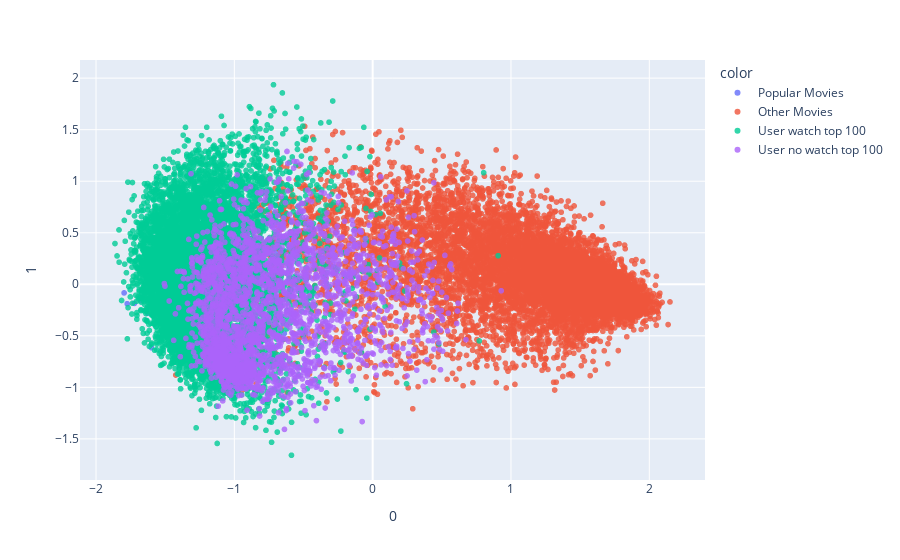

Source (notebook cell):
### Code cell
fig = px.scatter(components, x=0, y=1, color=data_df['label'])
fig.update_traces(
    opacity=0.8
)
fig.show()

### Figure 1 — Plotly figure (JSON) as saved in the notebook; plotly's stock layout.template omitted (floating-point values rounded to 4 significant figures; data arrays with more than 128 entries replaced by an {"elided": "..."} marker saying what was removed)
{"data": [{"hovertemplate": "color=Popular Movies<br>0=%{x}<br>1=%{y}<extra></extra>", "legendgroup": "Popular Movies", "marker": {"color": "#636efa", "symbol": "circle"}, "mode": "markers", "name": "Popular Movies", "opacity": 0.8, "showlegend": true, "type": "scattergl", "x": [-1.423, -1.478, -1.572, -1.443, -1.448, -1.613, -1.677, -1.407, -1.124, -1.493, -1.775, -1.3, -1.722, -1.123, -1.358, -1.495, -1.548, -1.488, -1.098, -1.09, -1.275, -1.208, -1.6, -1.623, -1.651, -1.797, -1.547, -1.487, -1.437, -1.475, -1.282, -0.7392, -1.057, -1.627, -1.461, -1.321, -1.421, -1.192, -1.168, -1.226, -0.8877, -1.0, -1.435, -1.325, -0.7732, -1.073, -1.154, -0.987, -1.069, -1.099, -0.9494, -1.204, -1.107, -1.019, -1.111, -1.012, -1.299, -0.6246, -1.281, -1.144, -0.8302, -1.197, -1.398, -0.6516, -1.099, -1.157, -1.192, -0.7046, -1.063, -1.282, -0.6391, -1.211, -1.481, -0.924, -1.206, -1.207, -1.201, -1.34, -1.221, -1.319, -1.338, -0.9564, -1.402, -0.8545, -1.254, -1.134, -1.085, -0.6269, -1.306, -1.204, -1.014, -0.8625, -0.4414, -1.263, -1.191, -1.372, -1.308, -0.6929, -1.045, -1.045], "xaxis": "x", "y": [-0.02932, -0.1217, -0.0164, 0.05549, -0.3717, -0.04171, -0.1599, 0.2179, 0.06706, -0.1824, -0.189, 0.06855, -0.1851, 0.04717, -0.09684, 0.2012, 0.1, 0.06836, -0.7576, -0.08097, -0.03738, 0.07094, -0.6153, 0.1207, -0.05685, -0.08364, -0.2587, 0.3512, -0.2004, 0.1894, -0.7733, -0.2399, -0.1062, -0.2814, 0.2747, 0.1654, 0.09609, -0.5149, 0.5507, 0.2567, -0.1318, -0.5144, 0.235, -0.06007, 0.1724, 0.1003, -0.4429, -0.406, 0.3603, 0.4999, 0.2011, 0.2166, -0.4612, 0.3348, 0.2823, -0.1639, 0.2259, 0.3194, 0.5584, -0.05579, 0.2464, -0.6572, 0.3718, 0.4615, -0.6261, 0.05348, 0.2512, -0.2158, 0.06237, -0.6097, -0.4772, 0.5394, 0.3031, 0.2364, 0.1594, 0.3249, 0.1694, 0.1869, 0.5866, 0.5039, -0.06011, 0.6419, 0.283, 0.2554, 0.5934, -0.1602, -0.2031, 0.4027, -0.3801, 0.3042, -0.07211, 0.05763, -0.1086, 0.273, 0.08059, 0.6889, -0.5473, 0.3126, 0.1931, -0.02969], "yaxis": "y"}, {"hovertemplate": "color=Other Movies<br>0=%{x}<br>1=%{y}<extra></extra>", "legendgroup": "Other Movies", "marker": {"color": "#EF553B", "symbol": "circle"}, "mode": "markers", "name": "Other Movies", "opacity": 0.8, "showlegend": true, "type": "scattergl", "x": {"elided": "12577 float values"}, "xaxis": "x", "y": {"elided": "12577 float values"}, "yaxis": "y"}, {"hovertemplate": "color=User watch top 100<br>0=%{x}<br>1=%{y}<extra></extra>", "legendgroup": "User watch top 100", "marker": {"color": "#00cc96", "symbol": "circle"}, "mode": "markers", "name": "User watch top 100", "opacity": 0.8, "showlegend": true, "type": "scattergl", "x": {"elided": "10845 float values"}, "xaxis": "x", "y": {"elided": "10845 float values"}, "yaxis": "y"}, {"hovertemplate": "color=User no watch top 100<br>0=%{x}<br>1=%{y}<extra></extra>", "legendgroup": "User no watch top 100", "marker": {"color": "#ab63fa", "symbol": "circle"}, "mode": "markers", "name": "User no watch top 100", "opacity": 0.8, "showlegend": true, "type": "scattergl", "x": {"elided": "2522 float values"}, "xaxis": "x", "y": {"elided": "2522 float values"}, "yaxis": "y"}], "layout": {"legend": {"title": {"text": "color"}, "tracegroupgap": 0}, "margin": {"t": 60}, "xaxis": {"anchor": "y", "domain": [0, 1], "title": {"text": "0"}}, "yaxis": {"anchor": "x", "domain": [0, 1], "title": {"text": "1"}}}}
